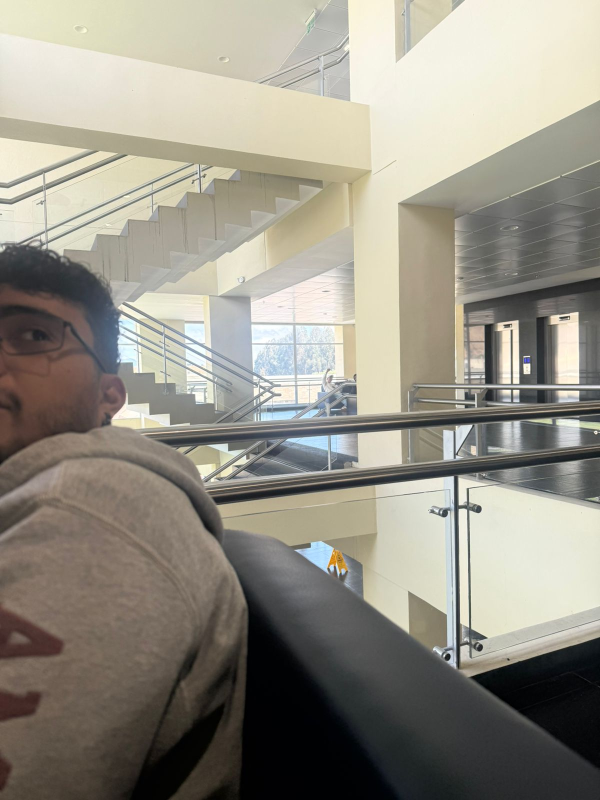
#> input picture UMNG/Realidad_VR/IZQ.jpeg, 1200 x 1600 px, found by its file name (shown at 1/2 size)
$ python generador_vr.py
#> lines starting #> are read from the running program, lines starting #| are printed output that depends on the picture
import os
from PIL import Image

def generate_vr_images(left_path, right_path, output_dir):
    """
    Generates parallel and cross-view VR images (horizontal and vertical).

    Args:
        left_path (str): Path to the left eye image (IZQ).
        right_path (str): Path to the right eye image (DER).
        output_dir (str): Directory where the output images will be saved.
    """
    # Verify input paths
    if not os.path.exists(left_path):
        print(f"Error: La imagen izquierda no existe: {left_path}")
        return
    if not os.path.exists(right_path):
        print(f"Error: La imagen derecha no existe: {right_path}")
        return

    # Ensure output directory exists
    if not os.path.exists(output_dir):
        os.makedirs(output_dir)
        print(f"Directorio creado: {output_dir}")

    try:
        img_left = Image.open(left_path)
#> img_left is the input picture: PIL image 1200x1600 RGB; mean R, G, B 149.1, 145.1, 133.7
        img_right = Image.open(right_path)
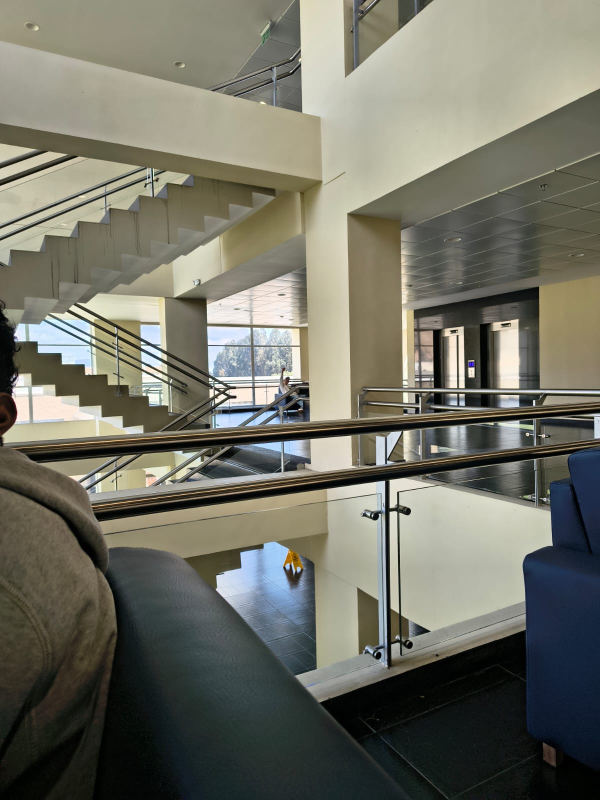
#> input picture UMNG/Realidad_VR/DER.jpeg, 1200 x 1600 px, found by its file name (shown at 1/2 size)
#> img_right is the input picture: PIL image 1200x1600 RGB; mean R, G, B 114.1, 113.9, 102
    except Exception as e:
        print(f"Error al abrir las imágenes: {e}")
        return

    # --- Horizontal Views (Side-by-Side) ---
    # Resize right image to match left image's height for horizontal stacking
    # We maintain aspect ratio of right image, but scale it to match left height
    # Or, simpler: maximize/minimize size? Usually VR demands exact dimensions.
    # Let's resize both to the smaller height of the two for consistency, or just match height.
    # A common approach is to resize the right image to match the left image's dimensions exactly if they differ significantly.
    # However, for VR, usually same resolution is best.
    # Let's resize right to match left.

    target_size = img_left.size # (width, height)
#> target_size = (1200, 1600)
    width, height = target_size
#> width = 1200; height = 1600

    # Resize right to match left dimensions if they differ
    if img_right.size != target_size:
        img_right = img_right.resize(target_size, Image.Resampling.LANCZOS)

    # --- Horizontal Views (Side-by-Side) ---
    # Para que la imagen final sea del mismo tamaño que la original,
    # debemos comprimir el ancho de cada imagen a la mitad.
    half_width = width // 2
#> half_width = 600
    img_left_h = img_left.resize((half_width, height), Image.Resampling.LANCZOS)
    img_right_h = img_right.resize((half_width, height), Image.Resampling.LANCZOS)

    # 1. Vista Paralela (Parallel View): Left | Right
    parallel_img = Image.new('RGB', (width, height))
#> parallel_img: PIL image 1200x1600 RGB; every value is 0
    parallel_img.paste(img_left_h, (0, 0))
    parallel_img.paste(img_right_h, (half_width, 0))
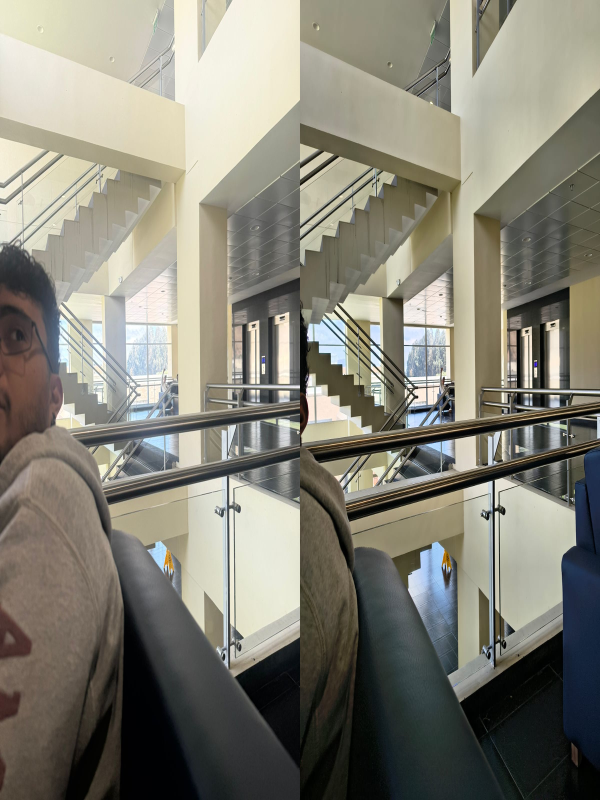
#> parallel_img: PIL image 1200x1600 RGB (shown at 1/2 size); mean R, G, B 131.6, 129.5, 117.9
    parallel_path = os.path.join(output_dir, "vista_paralela.jpg")
    parallel_img.save(parallel_path)
    print(f"Guardado: {parallel_path} (Tamaño: {parallel_img.size})")
#| Guardado: C:\Users\pinzo\Documents\GitHub\UMNG\IA\AntiGravity\notebooks\Realidad/vista_paralela.jpg (Tamaño: (1200, 1600))

    # 2. Vista Cruzada (Cross View): Right | Left
    cross_img = Image.new('RGB', (width, height))
    cross_img.paste(img_right_h, (0, 0))
    cross_img.paste(img_left_h, (half_width, 0))
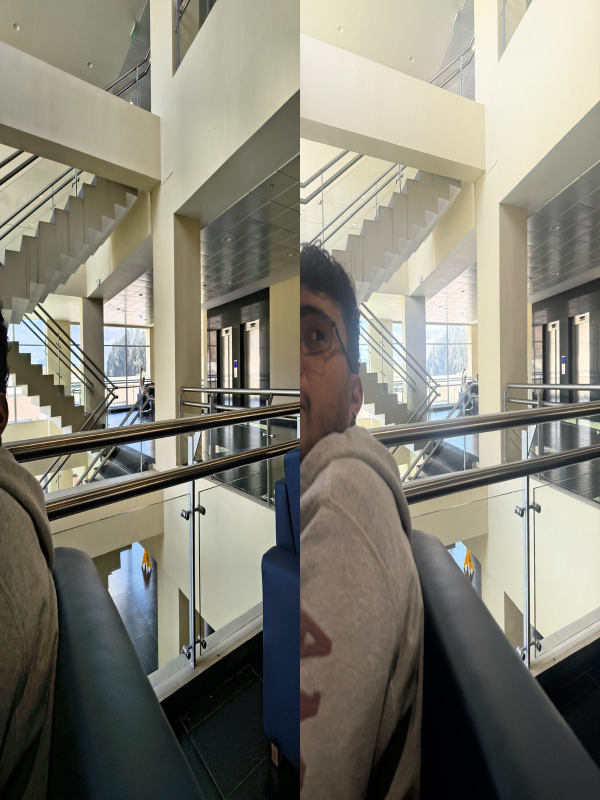
#> cross_img: PIL image 1200x1600 RGB (shown at 1/2 size); mean R, G, B 131.6, 129.5, 117.9
    cross_path = os.path.join(output_dir, "vista_cruzada.jpg")
    cross_img.save(cross_path)
    print(f"Guardado: {cross_path} (Tamaño: {cross_img.size})")
#| Guardado: C:\Users\pinzo\Documents\GitHub\UMNG\IA\AntiGravity\notebooks\Realidad/vista_cruzada.jpg (Tamaño: (1200, 1600))

    # --- Vertical Views (Top-Bottom) ---
    # Para que la imagen final sea del mismo tamaño que la original,
    # debemos comprimir el alto de cada imagen a la mitad.
    half_height = height // 2
#> half_height = 800
    img_left_v = img_left.resize((width, half_height), Image.Resampling.LANCZOS)
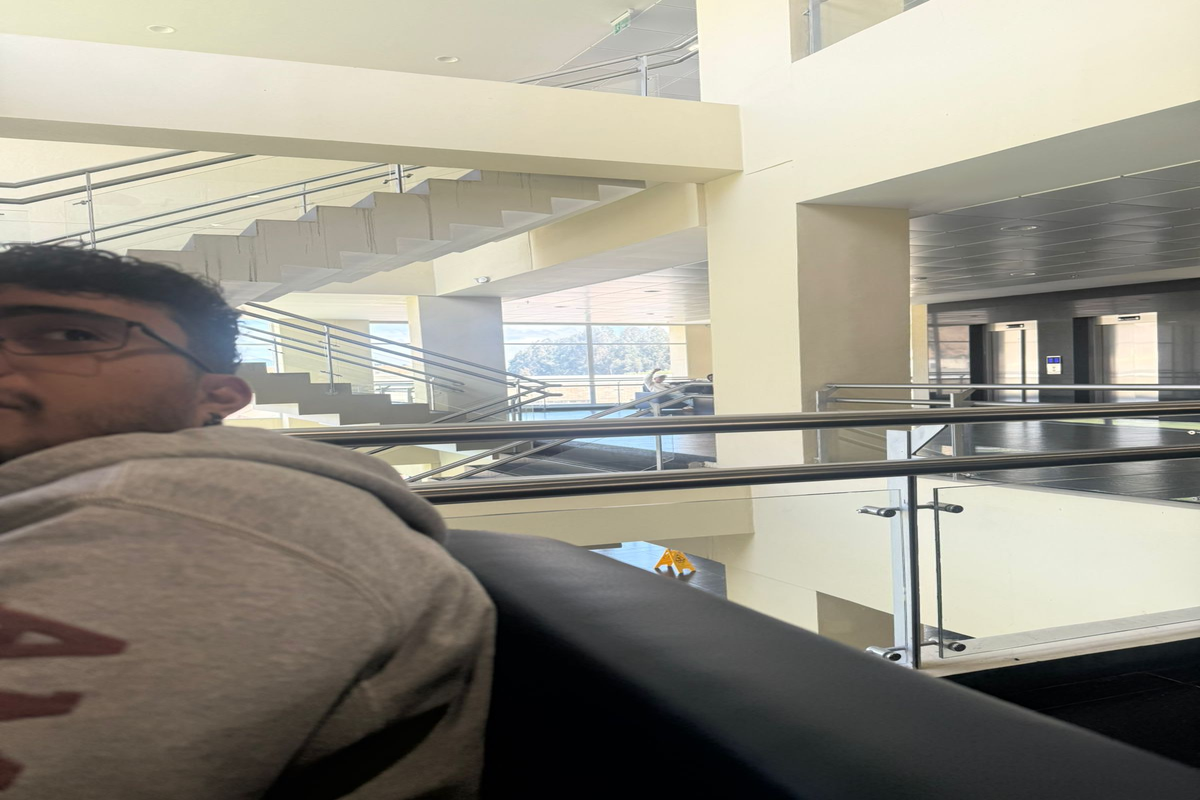
#> img_left_v: PIL image 1200x800 RGB; mean R, G, B 149.1, 145.1, 133.7
    img_right_v = img_right.resize((width, half_height), Image.Resampling.LANCZOS)
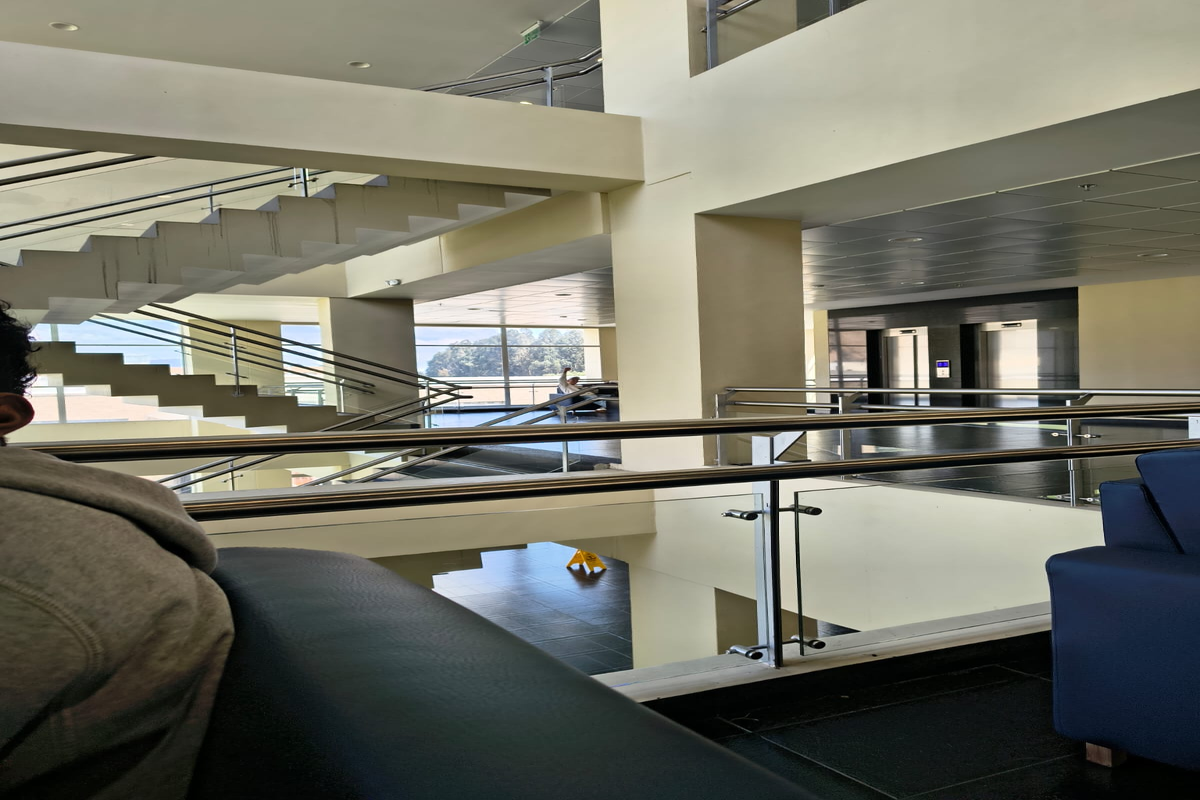
#> img_right_v: PIL image 1200x800 RGB; mean R, G, B 114.1, 113.9, 102

    # 3. Vista Vertical Paralela (Top-Bottom): Left / Right
    vertical_parallel_img = Image.new('RGB', (width, height))
    vertical_parallel_img.paste(img_left_v, (0, 0))
    vertical_parallel_img.paste(img_right_v, (0, half_height))
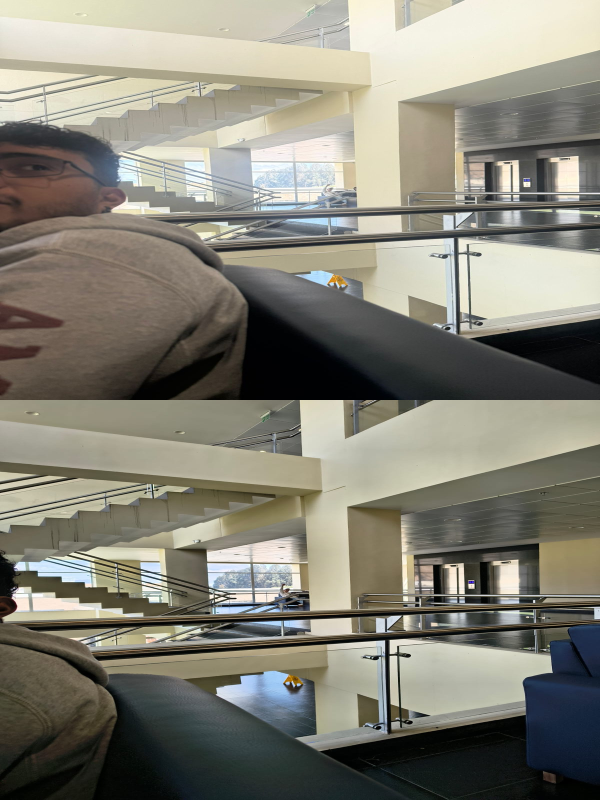
#> vertical_parallel_img: PIL image 1200x1600 RGB (shown at 1/2 size); mean R, G, B 131.6, 129.5, 117.9
    vertical_parallel_path = os.path.join(output_dir, "vista_vertical_paralela.jpg")
    vertical_parallel_img.save(vertical_parallel_path)
    print(f"Guardado: {vertical_parallel_path} (Tamaño: {vertical_parallel_img.size})")
#| Guardado: C:\Users\pinzo\Documents\GitHub\UMNG\IA\AntiGravity\notebooks\Realidad/vista_vertical_paralela.jpg (Tamaño: (1200, 1600))

    # 4. Vista Vertical Cruzada (Top-Bottom): Right / Left
    vertical_cross_img = Image.new('RGB', (width, height))
    vertical_cross_img.paste(img_right_v, (0, 0))
    vertical_cross_img.paste(img_left_v, (0, half_height))
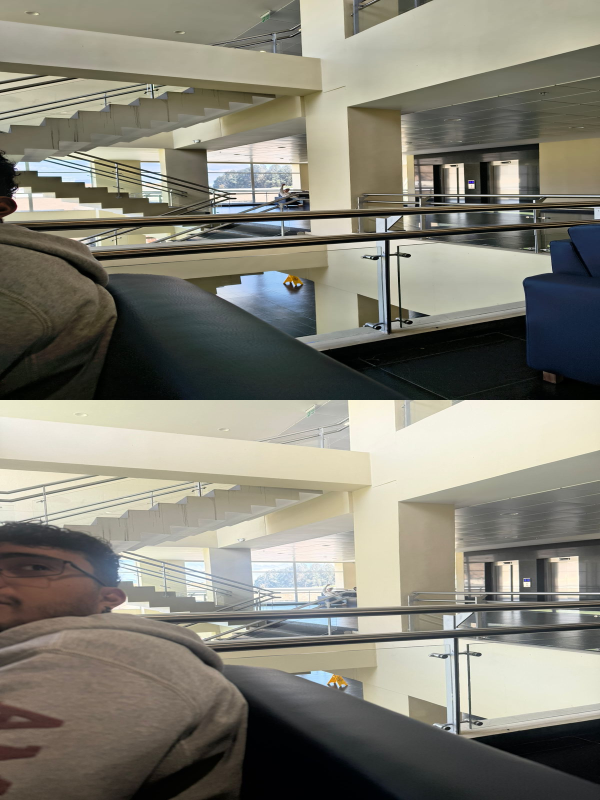
#> vertical_cross_img: PIL image 1200x1600 RGB (shown at 1/2 size); mean R, G, B 131.6, 129.5, 117.9
    vertical_cross_path = os.path.join(output_dir, "vista_vertical_cruzada.jpg")
    vertical_cross_img.save(vertical_cross_path)
    print(f"Guardado: {vertical_cross_path} (Tamaño: {vertical_cross_img.size})")
#| Guardado: C:\Users\pinzo\Documents\GitHub\UMNG\IA\AntiGravity\notebooks\Realidad/vista_vertical_cruzada.jpg (Tamaño: (1200, 1600))

if __name__ == "__main__":
    # Rutas definidas por el usuario
    left_image_path = r"C:\Users\pinzo\Documents\GitHub\UMNG\Realidad_VR\IZQ.jpeg"
    right_image_path = r"C:\Users\pinzo\Documents\GitHub\UMNG\Realidad_VR\DER.jpeg"
    output_directory = r"C:\Users\pinzo\Documents\GitHub\UMNG\IA\AntiGravity\notebooks\Realidad"

    print("Iniciando generación de imágenes VR...")
    generate_vr_images(left_image_path, right_image_path, output_directory)
    print("Proceso finalizado.")
